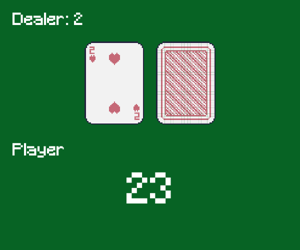

Source code (Python):
#!/usr/bin/env python
# coding: utf-8

# # CSCI 410/1411 Homework 8: Tabular Reinforcement Learning

# ## Assignment Overview
# 
# Welcome to Homework 8!
# 
# This week, you will be writing code to play Blackjack, a two-player card game with inherent stochasticity, since you never know what card will be dealt next. If you've been to a casino, you know that Blackjack is played between a gambler, called the player, and a dealer, or the "house". The player's strategy is unrestricted; but the dealer is confined to play according a known strategy. As a result, the dealer is not really an adversarial agent, so the player should not optimize by searching for a minimax strategy (or, more precisely, an expected minimax strategy, since the environment is stochastic). Instead, the dealer's (fixed) behavior can be incorporated into the environment. From this point of view, a gambler should not view Blackjack as a game, but rather as a sequential decision process: i.e., a stochastic process that transitions randomly from state to state, for which he seeks an optimal action at each state. Indeed, in this assignment, you will model Blackjack as a *Markov* decision process.

# ## Learning Objectives
# 
# What you will know:
# - what a Markov decision process (MDP) is
# - how to formulate a sequential decision problem as a *tabular* MDP
# 
# What you will be able to do:
# - run Monte Carlo simulations to estimate a policy's value
# - solve tabular MDPs for their optimal policies using two different algorithms:
#   - value iteration
#   - $Q$-learning

# ## The Game of Blackjack
# 
# Blackjack is a popular card game played at casinos between a player and the card dealer. The player's goal is to be dealt cards that total closer to 21 than the dealer's--without going over.
# 
# #### Card Values
# 
# Each card has a specific worth, which contributes to a hand's total value: 
# - **Numerical Cards (2-10)**: Each card is worth its face value.
# - **Face Cards (Jack, Queen, King)**: Each of these cards is worth 10.
# - **Aces**: Can count as either 11 or 1, whichever is more favorable to the hand. When an ace is counted as 11, it is called a "usable ace."
# 
# #### Gameplay
# 
# Here’s how a typical game of Blackjack unfolds:
# 1. **Initial Deal**: The dealer starts the game by dealing two cards to the player (face up) and two cards to herself, one face up and one face down.
# 
# 2. **Player Decisions**:
#    - **Stand**: The player keeps his current hand at its current total value.
#    - **Hit**: The player requests an additional card to try to get closer to a total value of 21.
# If ever the player's total exceeds 21, the player *busts*, and the game ends.
# 
# 3. **Dealer's Play**: Once the player sticks (assuming he did not bust), the dealer reveals her face-down card. The dealer continues to draw cards until her total value reaches 17 or more.
# 
# 4. **Conclusion**:
#    - **Player Busts**: If the player's total exceeds 21, the dealer wins.
#    - **Dealer Busts**: If the dealer's total exceeds 21, the player wins.
#    - **Compare Totals**: If neither busts, the outcome of the game (win, lose, draw) is based on whose total is closer to 21.

# ## Blackjack as a Markov Decision Process
# 
# A [Markov Decision Process](https://en.wikipedia.org/wiki/Markov_decision_process) (MDP) is a model of sequential decision making under uncertainty.
# 
# An MDP comprises:
# - a set of possible states $S$
# - a set of possible actions $A$
# - a transition function $P(s, a, s')$, which returns the probability of transitioning to state $s'$ from state $s$ upon taking action $a$
# - a reward function $R(s, a)$, which returns the reward for taking action $a$ in state $s$
# - an initial state distribution $\mu$
# - a discount factor $\gamma$
# 
# The modifier "Markov" (besides referring to the Russian mathematician Andrey Markov) means that the current state alone contains all information relevant to predicting the next state. No additional historic information would shed any further light on the situation. "Given the present, the future is independent of the past."
# 
# A policy in an MDP is likewise a mapping from the current state (only) to an action. The goal of an agent who finds itself in a world modeled as an MDP is to find an **optimal** policy, meaning a policy that maximizes its long-term rewards. (Note that greedily choosing an action that maximizes immediate rewards at a state might not yield the greatest long-term rewards.)

# #### Modelling Blackjack as an MDP
# 
# The first and most important step to solving any problem in AI is deciding how to represent your problem. We already gave you a big hint: you are going to model Blackjack as an MDP! But even with that information, there is work to be done.
# 
# To model a problem as an MDP, you need to define the *states* of the process. These states must contain enough information to make the process Markovian. On the other hand, MDPs with larger state spaces are harder to solve than MDPs with smaller ones.
# 
# **N.B.** This week's homework assignment is concerned with solving MDPs with **tabular** representations, meaning all the state values and $Q$-values can be stored in a table in a computer's memory. (So we will have to make sure the state space we choose for our Blackjack MDP is sufficiently small.) Next week's homework assignment will take us beyond tabular representations.
# 
# Before moving on, take some time to brainstorm about ways to represent states in Blackjack. What information should you include? What information can you do without?
# 
# After pondering this question for awhile, read on. We'll walk you through three possible options for representing Blackjack states.

# #### State Representation #1: Player/Dealer Totals
# 
# The outcome of a game of Blackjack depends on the total value of the player's and the dealer's cards. The player knows the total value of his cards, so he can use this information to make a decision about how to play. If his cards add up to 20, for example, he probably shouldn't hit, as there is only one card he can draw that wouldn't cause him to bust. If his cards add up to 10, on the other hand, he should hit, as no card would increase his total without surpassing 21. So, as a first attempt, let's consider the player's total value as the state for our Blackjack MDP.
# 
# The lowest total value the player can encounter is $3$, if he is dealt a two and an ace. The highest total value is $30$, if he hits with 20 and is dealt a face card.
# 
# - $S = \{(p, d)\}$ for $p \in \{3, 4, ..., 30\}$
# - $A = \{\textrm{hit}, \textrm{stand}\}$
# - Transition Function: To calculate these probabilities, you would need to reason about the probability of each card value being drawn from the deck, given the cards drawn so far. (This calculation is complicated by the fact that the state encodes sums, not individual cards.)
# - Reward Function:
# 
#     $R(p, d) = 1$
#     - if the state is terminal ($d > 16$ or $p > 21$)
#     - **and** the player doesn't bust ($p \leq 21$)
#     - **and** either the dealer busts ($d>21$) or the player outscores the dealer $(p > d)$
# 
#     $R(p, d) = -1$
#     - if the player busts $(p > 21)$
#     - **or** if the dealer outscores the player (without busting) $(p < d \leq 21)$
# 
#     $R(p, d) = 0$
#     - If neither the player nor dealer busts, and if they both have the same total value $(p = d \leq 21)$
# 
# Is this MDP formulation sufficient? Does it encode all the information you need to play blackjack well?
# 
# Try to answer this question before reading on.
# 
# 
# #### State Representation #2: Adding the Usable Ace
# 
# Recall that an ace in Blackjack can count either as a 1 or an 11. As a result, keeping track of the player's total alone is not sufficient. For example, if the player's total is 15, it is important to know whether he has a useable ace or not. With a useable ace, it is probably a good idea to hit, since he can increase his total value with a 2, 3, 4, 5, or 6, and he doesn't run the risk of busting, since he could always resort back to having had only 5. On the other hand, if he doesn't have a usable ace, then whether or not he chooses to hit actually depends on one other important aspect of the game that we had also better include in the state. What is it?
# 
# 
# #### State Representation #3: Adding the Dealer's Visible Card
# 
# The dealer's visible card is important because the dealer is more likely to bust with some visible cards than others. These probabilities are shown below:
# 
# | Dealer Card | 2 | 3 | 4 | 5 | 6 | 7 | 8 | 9 | 10 | Ace |
# |------------|---|---|---|---|---|---|---|---|----|----|
# | Bust % | 35% | 37% | 40% | 42% | 42% | 26% | 24% | 23% | 23% | 17% |
# 
# When the dealer is more likely to bust, the player should act more conservatively. Similarly, he should play more aggressively when the dealer is less likely to bust, so when the dealer's visible card is an ace, for example.
# 
# The state space of our Blackjack MDP is thus: $S = \{(p, d, v, u)\}$, for $p \in \{ 4, 5, \ldots, 30 \}$, $v \in \{ 1, \ldots, 10 \}$, and $u \in \{ 0, 1 \}$.
# 
# 
# #### Markov Property
# 
# Reflect on our state space. Is the Blackjack MDP as we have defined it Markov? That is, does the current state contain all the requisite information to determine the next state? Why or why not?
# 
# The answer to this question is no. We have defined states to track the *total* value of the player's cards, but not their individual values. As a result, the state does not contain enough information to compute the probabilities over the various card values that might be dealt in the future.
# 
# There are two possible fixes to this problem. The first is to track individual card values in the states, instead of just their total. The difficulty with this approach is the ensuing size of the state space. Moreover, it is debatable whether this degree of precision is really required to play a stochastic game like Blackjack well.
# 
# An alternative approach, which we adopt in this assignment, is to assume cards are drawn with replacement. Or equivalently, we assume an infinite deck. This assumption simplifies the calculation of the transition probabilities substantially, and makes it possible for you to implement value iteration, which relies on these probabilities explicitly.

# ## The Blackjack Environment
# 
# We will be using the [gymnasium](https://gymnasium.farama.org/) library (abbreviated Gym) in this assignment.
# 
# Gym was built to facilitate research on reinforcement learning (RL) algorithms. It simulates myriad environments--modeled as Markov decision processes--and thereby enables AI researchers to experiment with the latest and the greatest RL algorithms on established benchmarks.
# 
# You will not be interacting with Gym directly. Instead, you will be interacting with a `Blackjack` class that we wrote for you, which extends an `MDP`, which inherits from Gym. The `Blackjack` and `MDP` classes are defined in `mdp.py`.
# 
# Here are some of the more relevant functions to this assignment:
# 
# `gym.make`: Initializes our Gym environment. This object is passed into the `Blackjack` constructor.
# 
# `mdp.reset`: Resets the environment to a new start state. The Blackjack start state is random, as it depends on the cards dealt.
# 
# `mdp.step`: Takes a "step" in the environment. This means starting off at a state $s$, taking an action $a$, and returning the next state $s'$. In Blackjack, the player can choose to hit or stand. After making his choice, his hand or the dealer's hand changes.
# 
# `mdp.get_transition_prob`: Given a state and an action taken in that state, gets the next possible states in our environment and their corresponding probabilities. For example, given the dealer's card, the player's hand, and the usable ace bit, if the player chooses to hit, this function will return all the possible next states that can arise when the player gets another card. It also the probability of entering each of these states.
# 
# `mdp.get_reward`: Returns the reward associated with a state. For example, if the player busts by going over 21, he loses the game, so his reward is $-1$. In our environment, a player either receives $+1$ for winning, $-1$ for losing, or 0 if the game is a draw.
# 
# Run the code cell below to setup your notebook.

# In[3]:


from IPython.display import display
import PIL.Image
import matplotlib.pyplot as plt

import numpy as np
import gymnasium as gym
from typing import List, Dict, Tuple, Optional
import itertools
import math
import time

from mdp import Blackjack, BlackjackState, BlackjackAction, BlackjackPolicy
from utils import render_gym_blackjack_env, Q_table_to_policy, plot_value_function, plot_policy, plot_observation_count, plot_policy_with_observation


# #### Initial States
# 
# Run the code below to see an example of an initial state. Run it several times to see several examples!
# 
# As outlined above, the state comprises the dealer's visible card, the player's total value, and a bit indicating whether the player has a usable ace or not. If you do not see "usable ace" depicted as part of the state, the player does not have a usable ace.

# In[3]:


env = gym.make('Blackjack-v1', render_mode='rgb_array') # initializes the Blackjack environment in Gymnasium
state = env.reset() # resets the environment to the starting state (dealing hands to the player and dealer)
rgb_array = env.render() # load in the environment as an rgb array
image = PIL.Image.fromarray(rgb_array)
image = image.resize((image.width // 2, image.height // 2))
image.save('blackjack.png')
display(image) # display the image for our notebook from our modified rgb array
env.close()


# #### Gameplay
# 
# Run the code below to watch a simulation of a game of Blackjack.
# 
# **N.B.** You can alter the parameter to `time.sleep()` line to speed up / slow down the game.

# In[4]:


env = gym.make('Blackjack-v1', render_mode='rgb_array')

def play_blackjack() -> None:
    """
    Simulate a round of Blackjack with a simple naive policy.
    
    This demonstration function initializes the environment and follows a basic strategy:
    - Hit if player total < 20
    - Stand if player total >= 20
    
    The function renders each step and displays the final outcome.
    """
    # Setting up our environment and starting state
    state = env.reset()[0]
    print("Initial State:")
    render_gym_blackjack_env(env, state)
    time.sleep(1)

    # running the game until the player or dealer busts
    done = False
    while not done:
        # Naive policy: stand if 20 or higher, otherwise hit
        action = 0 if state[0] >= 20 else 1
        state, reward, done, info, _ = env.step(action)
        action_str = 'Stand' if action == 0 else 'Hit'
        print(f"Action taken: {action_str}")
        render_gym_blackjack_env(env, state)
        
        time.sleep(3) # Feel free to modify this value to slow down / speed up the game
        
    # displaying the final state and rewards
    print("Final State:")
    render_gym_blackjack_env(env, state)

    if reward > 0:
        print("Player wins!")
        print(f"Reward: {reward}")
    elif reward < 0:
        print("Player loses.")
        print(f"Reward: {reward}")
    else:
        print("It's a draw.")
        print(f"Reward: {reward}")

play_blackjack()


# ### Data Structures
# 
# The code below is excerpted from `mdp.py`. It describes how we represent the key components of the Blackjack MDP and its solution: e.g., the states, the actions, the policies, etc. Be sure you understand these data structures before proceeding, since you will not be able to correctly compute with the data they store otherwise.

# In[4]:


BlackjackState = Tuple[int, int, int] # player hand total, dealer's card value, either 0 or 1 depending on the presence of a usable ace
BlackjackAction = int # either 0 to stand or 1 to hit
BlackjackPolicy = Dict[BlackjackState, BlackjackAction] # mapping each state to an action

ValueFunction = Dict[BlackjackState, float] # for Part 3, a table that maps each state to a value

QTable = Dict[Tuple[BlackjackState, BlackjackAction], float] # for Part 4, a table that maps each combination of state and action to a Q-value


# ## Part 1: Conceptual Questions
# 
# #### Win Probabilities
# 
# Please answer these questions in your README. Be sure to explain your reasoning and include your calculations. 
# 
# 1. What are the probabilities that the player will win/draw/lose if the player stands on a 19 and the dealer's cards total **16**, but the dealer does not have an ace?
# *Recall:* The dealer must draw another card from the deck at this point. The dealer draws until their total is at least 17.
# 
# Use your answer to problem 1 and Bellman's equation to solve the next two problems:
# 
# 2. What are the probabilities that the player will win/draw/lose if the player stands on a 19 and the dealer's cards total **15**, but the dealer does not have an ace?
# 3. What are the probabilities that the player will win/draw/lose if the player stands on a 19 and the dealer's cards total **14**, but the dealer does not have an ace?
# 
# Recall the definition of the **value function** at a state $s$, given a policy $\pi$: it is the expected value of the long-term rewards of following policy $\pi$ starting at $s$. The **optimal value function** is the expected value of the long-term rewards of following an optimal policy. 
# 
# 4. Interpret the optimal value function for Blackjack in terms of these win/draw/lose probabilities.
# 
# It is possible to compute the win/draw/lose probabilities for all states, not just when the player has been dealt a 19. Computing these probabilities is tedious, however, as you probably noticed! Luckily, there is a simple and intuitive alternative to direct computation, namely to *simulate* sample episodes from each start state of interest. When rewards are defined appropriately, the average reward across many episodes is an estimate of the win probability.

# ## Part 2: Monte Carlo Simulation

# The [Monte Carlo Method](https://en.wikipedia.org/wiki/Monte_Carlo_method) can be used to simulate randomness. As such, it is applicable to simulating casino games, such as the Gambler's Ruin and Blackjack.
# 
# Recall the Gambler's Ruin from lecture. It is possible to use Monte Carlo simulation to estimate the state values in the Gambler's Ruin Markov chain, by simulating many many episodes from an initial state $s$, and then declaring the average of the rewards earned across all episodes as the estimated value of state $s$. We can estimate the values of the states of our Blackjack MDP, given a fixed policy, in the exact same way.
# 
# ### Task: 
# 
# Implement the `monte_carlo_simulation` function to evaluate the `always_stand_policy`.
# 
# **Hint:** Use the `reset` method to start an episode and the `step` method to step through it until it ends. These methods can be found in the `Blackjack` class in `mdp.py`. 

# In[55]:


def monte_carlo_simulation(mdp: Blackjack, policy: BlackjackPolicy, num_episodes: int) -> Tuple[float, float]:
    """
    Run a Monte Carlo simulation on a Blackjack MDP using a specified policy.
    
    This function evaluates a policy by running many episodes and computing
    statistics on the outcomes. Each episode follows the given policy until
    the game terminates, then records the final reward.

    Args:
        mdp: An initialized Blackjack MDP with methods like reset and step for gameplay
        policy: A policy mapping states to actions in the Blackjack environment
        num_episodes: Number of episodes to simulate for statistical reliability

    Returns:
        Tuple containing:
        - win_rate: The proportion of episodes won (wins / num_episodes)
        - average_reward: The average reward across all episodes
    """
    win_rate = 0
    average_reward = 0
    total_reward = 0.0
    num_wins = 0
    num_losses = 0
    num_draws = 0
    
    
    for i in range(num_episodes):
        state = mdp.reset()
        done = False
        while not done:
            action = policy[state]
            n_state, R, done = mdp.step(action)
            if done:
                if R > 0:
                    num_wins += 1
                elif R < 0:
                    num_losses += 1
                else:
                    num_draws += 1
                total_reward += R

            else:
                state = n_state
            
            
    average_reward = (total_reward / num_episodes)
    win_rate = num_wins / num_episodes
    print(f"Played {num_episodes} episodes.")
    print(f"Win Rate: {win_rate:.2%}")
    print(f"Average Reward: {average_reward:.2f}")
    print(f"Wins: {num_wins}, Losses: {num_losses}, Draws: {num_draws}")

    return win_rate, average_reward


# In[56]:


def create_always_stand_policy(mdp: Blackjack) -> BlackjackPolicy:
    """
    Create a policy where the player always stands (never hits).
    
    This conservative policy serves as a baseline for comparison.
    The player takes no additional cards regardless of the current state.
    
    Args:
        mdp: Blackjack MDP instance to get all possible states
        
    Returns:
        Policy dictionary mapping all states to action 0 (stand)
    """
    policy = {}
    states = mdp.get_all_states()
    action = 0  # 0 is stand, 1 is hit
    for state in states:
        policy[state] = action
    return policy


# You should expect to achieve a win rate of about 38% with the always standing policy.
# 

# In[13]:


mdp = Blackjack(gym.make('Blackjack-v1', render_mode='rgb_array'))
always_stand_policy = create_always_stand_policy(mdp)

_, _ = monte_carlo_simulation(mdp, always_stand_policy, 100000)


# ## Part 3: Value Iteration
# 
# Your next task is to implement value iteration, and then to use it to solve for an optimal policy in our Blackjack MDP.
# 
# ### Task
# 
# Implement the `value_iteration` function, and compare the performance of the policy it learns to the `always_stand_policy`.
# 
# **Value Iteration**
# 
# 1. **Initialize**: Initialize the value function $V(s)$, for all states $s$. E.g., initialize $V(s)$ to zero, for all states $s$.
# 
# 2. **Repeat until convergence:**
# 
#    1. For all states $s$ and actions $a$, $Q(s,a) = r(s,a) + \gamma \sum_{s' \in S} P[s' | s, a] V(s')$
#    1. For all states $s$, $V(s) = \max_{a \in A} Q(s,a)$
# 
# <!--
# 2. **Iterative Update**: For each state $s$, update the value function using the Bellman equation:
#    $$
#    V(s) = \max_{a \in \mathcal{A}(s)} \sum_{s'} P(s'|s,a) \left[ R(s,a,s') + \gamma V(s') \right]
#    $$
#    where $\mathcal{A}(s)$ is the set of possible actions in state $s$, $P(s'|s,a)$ is the transition probability, $R(s,a,s')$ is the reward, and $\gamma$ is the discount factor. -->
# 
# 3. **Policy Extraction**: Extract a policy $\pi(s)$ from the value function $V(s)$ by choosing a maximizing action:
#    $$
#    \pi^*(s) \in \arg\max_{a \in \mathcal{A}} Q(s,a)
#    $$

# In[61]:


def compare_value_functions(V1: ValueFunction, V2: ValueFunction) -> float:
    """
    Compute the L2 norm between two value functions by state.

    This function is typically used to compare value functions after an iteration
    of Value Iteration to check for convergence.

    Args:
        V1: First value function
        V2: Second value function

    Returns:
        L2 norm of the difference between the value functions
    """
    diff = 0
    for state in V1:
        diff += ((V1[state] - V2[state]) ** 2)
    return math.sqrt(diff)

def value_iteration(mdp: Blackjack, threshold: float = 1e-5, max_iter: int = 100) -> Tuple[ValueFunction, BlackjackPolicy]:
    """
    Perform value iteration to learn an optimal value function for Blackjack.
    
    Value iteration repeatedly applies the Bellman optimality equation:
    V(s) = max_a Σ P(s'|s,a) [R(s,a,s') + γV(s')]
    
    Since Blackjack is episodic with γ=1, the equation simplifies to:
    V(s) = max_a Σ P(s'|s,a) [R(s') + V(s')] for non-terminal states
    V(s) = R(s) for terminal states

    Args:
        mdp: A Blackjack MDP that has been initialized with transition and reward functions
        threshold: Convergence threshold for L2 norm between successive value functions
        max_iter: Maximum number of iterations to prevent infinite loops

    Returns:
        Tuple containing:
        - V: Optimal value function mapping each state to its expected value
        - pi: Optimal policy derived from the value function
    """
    actions = (0, 1)
    states = mdp.get_all_states()
    V: ValueFunction = {}
    for state in states:
        V[state] = 0.0
    
    for _ in range(max_iter):
        V_new: ValueFunction = {}
        for s in states:
            if mdp.is_terminal(s):
                V_new[s] = mdp.get_reward(s)
                continue
            q_values = []
            for a in actions:
                trans = mdp.get_transition_prob(s, a)
                q = 0.0
                for s_next, p in trans.items():
                    r = mdp.get_reward(s_next)
                    v_next = 0.0 if mdp.is_terminal(s_next) else V[s_next]
                    q += p * (r + v_next)
                q_values.append(q)
            V_new[s] = max(q_values)
        diff = compare_value_functions(V, V_new)
        V = V_new
        if diff < threshold:
            break
    pi: BlackjackPolicy = {}
    for s in states:
        if mdp.is_terminal(s):
            pi[s] = 0
            continue
        best_a = None
        best_q = -float('inf')
        for a in actions:
            trans = mdp.get_transition_prob(s, a)
            q = 0.0
            for s_next, p in trans.items():
                if mdp.is_terminal(s_next):
                    v_next =0.0
                    r = mdp.get_reward(s_next)
                else:
                    v_next = V[s_next]
                    r= 0 
                
                q += p * (r + v_next)
            if q > best_q:
                best_q = q
                best_a = a
        pi[s] = best_a if best_a is not None else actions[0]
        
    print (pi)
    return V, pi


# In[62]:


mdp = Blackjack(gym.make('Blackjack-v1', render_mode='rgb_array'))
V, pi = value_iteration(mdp = mdp)


# You should expect to achieve a win rate of about 43% with the policy learned by value iteration.

# In[63]:


_, _ = monte_carlo_simulation(mdp, pi, 100000)


# Next, we provide you with code that enables you to visualizing the value function and the corresponding policy!

# In[64]:


# PLOT VI VALUE FUNCTION, WITH & WITHOUT AN ACE
plot_value_function(V)


# In[65]:


# PLOT VI POLICY, WITH & WITHOUT AN ACE
plot_policy(pi)


# ## Part 4: Q-Learning
# 
# Value iteration is a dynamic programming algorithm that requires a complete traversal of an MDP's state space. As such, it is not scalable to very large state spaces. An alternative is reinforcement learning (RL), which learns by simulating episodes in the environment.
# 
# $Q$-learning is a simple example of a RL algorithm. For as many simulated episodes as desired, an agent takes an action $a$ at a state $s$, receives a reward $r$ and transitions to a new state $s'$, and then updates its $Q$ value at the state-action pair $(s, a)$ based on the reward and the transition. Specifically, assuming learning rate $\alpha$,
# $$
# Q(s, a) \gets (1 - \alpha) Q(s, a) + \alpha [r + \max_{a' \in A} Q(s', a')]
# $$
# 
# $Q$-learning is an off-policy learning algorithm, meaning it is not concerned with the rewards it accrues while learning. As a result, it can take arbitrary actions while learning, rather than focus on high-valued actions.
# 
# ### Task:
# 
# Implement the `q_learning` function and compare the performance of this third policy with the other two you've already computed.

# In[72]:


def q_learning(mdp: Blackjack, num_episodes: int, alpha: float) -> Tuple[QTable, Dict[Tuple[BlackjackState, BlackjackAction], int]]:
    """
    Perform the Q-learning algorithm to learn a value function for Blackjack.
    
    Q-learning is a model-free reinforcement learning algorithm that learns
    the optimal action-value function Q*(s,a) through experience.
    
    The update rule is:
    Q(s,a) ← (1-α)Q(s,a) + α[r + max_a' Q(s',a')]
    
    This implementation uses ε-greedy exploration (purely random for simplicity).

    Args:
        mdp: A Blackjack MDP for environment interaction
        num_episodes: Number of episodes (games) to run for learning
        alpha: Learning rate controlling how quickly Q-values are updated

    Returns:
        Tuple containing:
        - Q: Q-table mapping (state, action) pairs to Q-values
        - observation_counts: Dictionary tracking visits to each (state, action) pair
    """
    Q: QTable = {}
    observation_counts = {} 
    actions = (0, 1)
    states = mdp.get_all_states()

    # Initialize Q-table and observation counts
    for state_action_pair in list(itertools.product(states, actions)):
        Q[state_action_pair] = 0.0
        observation_counts[state_action_pair] = 0 

    for episode in range(num_episodes):
        state = mdp.reset()
        done = False
        frac = episode / max(1, num_episodes - 1)
        while not done:
            action = np.random.choice(actions)
            next_state, R, done = mdp.step(action)
            if done:
                target = R
            else:
                target = R + max(Q[(next_state, a)] for a in actions)
            old = Q[(state, action)]
            Q[(state, action)] = (1 - alpha) * old + alpha * target
            if not done:
                state = next_state
    
    return Q, observation_counts


# In[73]:


mdp = Blackjack(gym.make('Blackjack-v1', render_mode='rgb_array'))
Q, observation_counts = q_learning(mdp = mdp, num_episodes=100000, alpha=0.01)
pi = Q_table_to_policy(Q)


# You should expect to achieve a win rate of about 43% with the policy learned from Q-learning.
# 

# In[74]:


_, _ = monte_carlo_simulation(mdp, pi, 100000)


# Again, we provide you with code that enables you to visualizing the value function and the corresponding policy!

# In[75]:


plot_policy(pi)


# ### Visualizing how often we visit each state in Q-Learning!

# In[76]:


plot_observation_count(observation_counts)


# In[77]:


plot_policy_with_observation(observation_counts, pi)


# ## Part 5: Conceptual Questions
# 
# #### Blackjack in Casinos
# 
# The game of Blackjack you just solved is a relatively simple version of the game. It is *not* the version played in casinos. The game played in casinos has the following additional components:
# 1. Before any cards are dealt, the player decides how much money to bet.
# 2. A normal win pays out \$2 for every \$1 the player bets. Being dealt Blackjack (the player's total is 21 in exactly two cards) pays \$3 for every \$1 the player bets.
# 3. Players have two additional actions they may take. 
#   1. Players may choose to "double", meaning they can double their bet. If a player doubles, she is only allowed to draw one additional card. 
#   2. If dealt two cards of the same rank (e.g., two 5s), a player may choose to "split", in which case the player must again double her bet, as her cards are split into two separate hands that can be played separately.
# 4. Blackjack hands can be played sequentially. After one game finishes, another game begins without the cards played in the previous hand. After a certain number of hands are played, the decks are refreshed and shuffled. 
# 
# How would you modify our Blackjack MDP to capture all of this new complexity? In your README, describe the changes you would make to the states, actions, reward function, and transition function to model the Blackjack game played at casinos. For the transition function, you should discuss how the successor states might change given any modifications you make to your states, but you can leave out discussing transition probabilities.
# 
# What effect would your proposed changes to the Blackjack MDP have on the algorithms you implemented in this notebook (value iteration and Q-learning)? 
# 
# ### Card Counting
# 
# The state representation you came up with in the previous question was probably quite complex; there is a lot of information to keep track of after all. If you could compute the optimal value function and play a perfect strategy, the player actually has an edge over the dealer. However, there's just far too many states for a human to remember how to play perfectly from every possible state. An alternative to keeping track of every card that has been played is to add a ["count"](https://en.wikipedia.org/wiki/Card_counting) value to your state. The "count" helps to keep track of how many large cards are left in the deck compared to the number of small cards. When a high card is played (10, J, Q, K, Ace), a the count is decreased by 1. When a low card is played (2, 3, 4, 5, 6), the count is increased by 1. When the count is high, the player has a higher chance of winning. The count can tell you the relative probability that a high card will be dealt next compared to a low card, so players no longer have to reason about *all* the previous cards that have been dealt or that are left in the deck; they just make decisions off of the player's total, dealer's total, and the count.
# 
# 1. In your README, describe how you'd modify your MDP to model this card counting strategy. You can leave out discussion of transition probabilities in this question.
# 2. Does this problem still satisfy the Markov property? Do the probabilities of the next state depend only on the current state?
# 3. Given the exact probabilities of the transition function will be hard to calculate (e.g., what is the probability of drawing a 4 when the count is +2), which of the algorithms you implemented in this notebook would be easier to implement, Value Iteration of Q-Learning and why?
# 4. If you were able to find the optimal policy for the state representation using card counting and the full state representation of the previous question, how would you expect the quality of these policies to compare. If we ran `monte_carlo_simulation` on each policy, which would perform better?

# ## Wrapping up

# Congratulations! You've completed Homework 8!
# 
# Please submit your Python code to the autograder. Use the following command to export the Python code from your Jupyter notebook.
# 
# ```console
# jupyter nbconvert --to python --RegexRemovePreprocessor.patterns="^%" blackjack.ipynb
# ```
# 
# If you get errors, make sure that you're working with the cs410_env and that `nbconvert` is installed. You can check this by running: 
# 
# ```pip show nbconvert```
# 
# If it's not installed or outdated, try running 
# 
# ```pip install --upgrade nbconvert```
# 
# and then running the jupyter command above again. 
# 
# Also, remember to submit a separate README, where you answer the conceptual questions.
